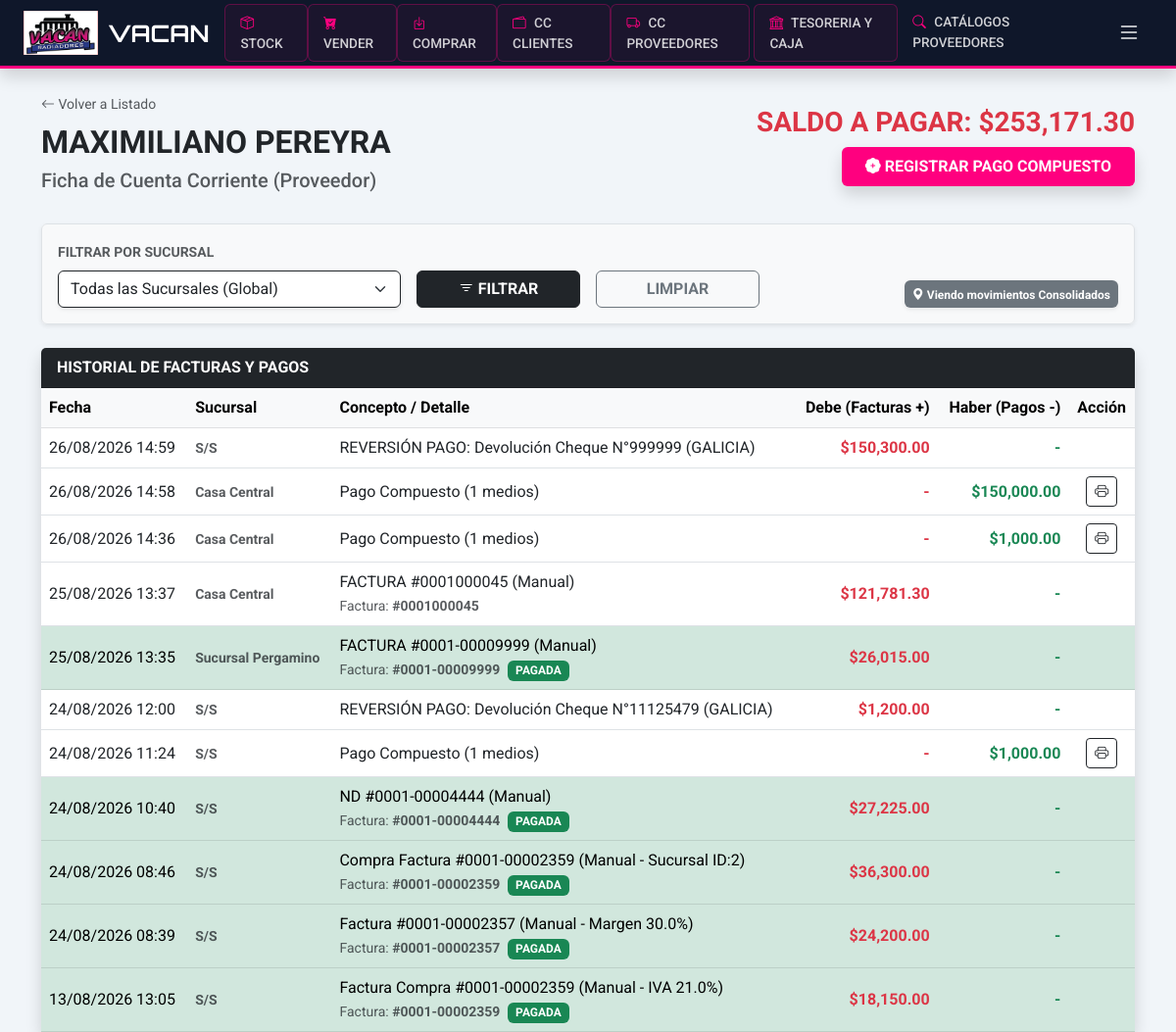
/admin/proveedores/detalle/2 (signed in), run on the app's committed database.
### app/models.py (models this page shows, shortened)
class Proveedor(db.Model):
    id = db.Column(db.Integer, primary_key=True)
    razon_social = db.Column(db.String(150), nullable=False)
    cuit = db.Column(db.String(20), unique=True)
    condicion_iva = db.Column(db.String(50))
    direccion = db.Column(db.String(200))
    telefono = db.Column(db.String(50))
    iibb = db.Column(db.String(50))
    activo = db.Column(db.Boolean, default=True)
    compras = db.relationship('Compra', back_populates='proveedor')
    movimientos_p = db.relationship('MovimientoCtaCteProveedor', back_populates='proveedor')

class Usuario(UserMixin, db.Model):
    id = db.Column(db.Integer, primary_key=True)
    username = db.Column(db.String(80), unique=True, nullable=False)
    password_hash = db.Column(db.String(200))
    rol = db.Column(db.String(20), default='vendedor')
    activo = db.Column(db.Boolean, default=True)
    sucursal_id = db.Column(db.Integer, db.ForeignKey('sucursal.id'))
    sucursal = db.relationship('Sucursal', back_populates='usuarios')
    ventas = db.relationship('Venta', back_populates='usuario')
    ajustes_precios = db.relationship('HistorialPrecio', back_populates='usuario')
    cierres_realizados = db.relationship('CierreCaja', back_populates='usuario_rel')

class MovimientoCtaCteProveedor(db.Model):
    id = db.Column(db.Integer, primary_key=True)
    proveedor_id = db.Column(db.Integer, db.ForeignKey('proveedor.id'), nullable=False)
    compra_id = db.Column(db.Integer, db.ForeignKey('compra.id'), nullable=True)
    sucursal_id = db.Column(db.Integer, db.ForeignKey('sucursal.id'), nullable=True)
    fecha = db.Column(db.DateTime, default=get_argentina_time)
    monto = db.Column(db.Float, nullable=False)
    descripcion = db.Column(db.String(200))
    referencia = db.Column(db.String(50))
    tipo = db.Column(db.String(20), default='COMPRA') # 'COMPRA', 'PAGO', 'NC', 'ND'
    pago_prov_id = db.Column(db.Integer, db.ForeignKey('movimiento_cta_cte_proveedor.id'), nullable=True)
    sucursal = db.relationship('Sucursal')
    proveedor = db.relationship('Proveedor', back_populates='movimientos_p')
    compra = db.relationship('Compra', back_populates='movimiento_cta')
    detalles_pago = db.relationship('MovimientoFinanciero', back_populates='pago_maestro')
    cheques_pago = db.relationship('Cheque', back_populates='pago_maestro')

class Sucursal(db.Model):
    id = db.Column(db.Integer, primary_key=True)
    nombre = db.Column(db.String(100), nullable=False)
    cuit = db.Column(db.String(20))
    direccion = db.Column(db.String(200))
    localidad = db.Column(db.String(100))
    provincia = db.Column(db.String(100))
    celular = db.Column(db.String(20))
    celular_alternativo = db.Column(db.String(20))
    activo = db.Column(db.Boolean, default=True)
    empresa_id = db.Column(db.Integer, db.ForeignKey('empresa.id'))
    empresa = db.relationship('Empresa', back_populates='sucursales')
    usuarios = db.relationship('Usuario', back_populates='sucursal')
    ventas = db.relationship('Venta', back_populates='sucursal')
    stock_items = db.relationship('Repuesto', back_populates='sucursal') # Nombre único para stock
    cajas = db.relationship('Caja', back_populates='sucursal')

class Compra(db.Model):
    id = db.Column(db.Integer, primary_key=True)
    fecha = db.Column(db.DateTime, default=get_argentina_time)
    tipo_comprobante = db.Column(db.String(20), default='FACTURA') # 'FACTURA', 'NC', 'ND'
    nro_factura = db.Column(db.String(50))
    subtotal = db.Column(db.Float, default=0.0)
    iva_porcentaje = db.Column(db.Float, default=21.0) # 21%, 10.5%, etc.
    impuestos_monto = db.Column(db.Float, default=0.0) # Percepciones IIBB, Gananc
    total = db.Column(db.Float, nullable=False)
    plazo_pago = db.Column(db.Integer, default=30)
    margen_sugerido = db.Column(db.Float, default=30.0) # Porcentaje (ej: 35.5)
    total_pagado = db.Column(db.Float, default=0.0)
    esta_pagada = db.Column(db.Boolean, default=False)
    proveedor_id = db.Column(db.Integer, db.ForeignKey('proveedor.id'), nullable=False)
    proveedor = db.relationship('Proveedor', back_populates='compras')
    detalles = db.relationship('DetalleCompra', back_populates='compra', cascade="all, delete-orphan")
    movimiento_cta = db.relationship('MovimientoCtaCteProveedor', back_populates='compra', uselist=False)

### app/routes/admin.py (the view)
@admin_bp.route('/proveedores/detalle/<int:id>')
@login_required
@roles_required('admin', 'superadmin')
def detalle_cta_cte_proveedor(id):
    proveedor = Proveedor.query.get_or_404(id)
    f_sucursal = request.args.get('sucursal_id', type=int)
    query_m = MovimientoCtaCteProveedor.query.filter_by(proveedor_id=id)
    if current_user.rol == 'admin':
        query_m = query_m.filter_by(sucursal_id=current_user.sucursal_id)
        f_sucursal = current_user.sucursal_id # Forzamos el ID para la lógica posterior
    elif f_sucursal:
        query_m = query_m.filter_by(sucursal_id=f_sucursal)
    movimientos = query_m.order_by(MovimientoCtaCteProveedor.fecha.desc()).all()
    saldo_actual = sum(m.monto for m in movimientos)
    sucursales = Sucursal.query.filter_by(activo=True).all()
    if f_sucursal:
        cajas = Caja.query.filter_by(sucursal_id=f_sucursal).all()
    else:
        cajas = sucursal_filter(Caja.query, Caja).all()
    cheques_en_cartera = Cheque.query.filter_by(estado='EN_CARTERA').all()
    return render_template('admin/proveedores_detalle.html',
                           proveedor=proveedor,
                           movimientos=movimientos,
                           saldo=saldo_actual,
                           cajas=cajas,
                           sucursales=sucursales,
                           f_sucursal=f_sucursal,
                           cheques_en_cartera=cheques_en_cartera)

### app/__init__.py (called while the page is built)
def create_app():
    app = Flask(__name__)
    app.config.from_object(Config)
    db.init_app(app)
    migrate.init_app(app, db, render_as_batch=True)
    login_manager.init_app(app)
    login_manager.login_view = 'auth.login'
    login_manager.login_message = "Por favor, inicia sesión para acceder al sistema Vacan."
    login_manager.login_message_category = "info"
    from .models import Usuario
    @login_manager.user_loader
    def load_user(user_id):
        return Usuario.query.get(int(user_id))
    from .routes.main import main_bp
    from .routes.inventory import inventory_bp
    from .routes.auth import auth_bp
    from .routes.admin import admin_bp
    app.register_blueprint(main_bp)
    app.register_blueprint(inventory_bp)
    app.register_blueprint(auth_bp)
    app.register_blueprint(admin_bp)
    return app

### app/utils/security.py (called while the page is built)
def roles_required(*roles):
    def decorator(f):
        @wraps(f)
        def decorated_function(*args, **kwargs):
            if not current_user.is_authenticated or current_user.rol not in roles:
                flash("No tienes permiso para acceder a esta sección.", "danger")
                return redirect(url_for('inventory.index'))
            return f(*args, **kwargs)
        return decorated_function
    return decorator

def sucursal_filter(query, model):
    if current_user.rol == 'admin':
        return query.filter(model.sucursal_id == current_user.sucursal_id)
    return query

### app/templates/admin/proveedores_detalle.html (shortened to what this page needs)
{% extends 'base.html' %}
{% block content %}
<div class="row mb-4 align-items-center">
    <div class="col-md-6">
        <a href="{{ url_for('admin.lista_saldos_proveedores') }}" class="text-decoration-none text-muted small"><i class="bi bi-arrow-left"></i> Volver a Listado</a>
        <h2 class="fw-bold text-dark mt-2">{{ proveedor.razon_social }}</h2>
        <h5 class="text-muted">Ficha de Cuenta Corriente (Proveedor)</h5>
    </div>
    <div class="col-md-6 text-md-end">
        <h3 class="fw-bold {{ 'text-danger' if saldo > 0 else 'text-success' }}">
            SALDO A PAGAR: ${{ "{:,.2f}".format(saldo) }}
        </h3>
        <button class="btn btn-pink fw-bold shadow px-4 py-2" data-bs-toggle="modal" data-bs-target="#modalPagoProv">
            <i class="bi bi-patch-plus-fill"></i> REGISTRAR PAGO COMPUESTO
        </button>
    </div>
</div>
<div class="card shadow-sm border-0 mb-4">
    <div class="card-body bg-light border rounded">
        <form method="GET" class="row g-3 align-items-end">
            <div class="col-md-4">
                <label class="form-label small fw-bold text-muted text-uppercase">Filtrar por Sucursal</label>
                <select name="sucursal_id" class="form-select border-dark shadow-sm" {% if current_user.rol == 'admin' %}disabled{% endif %}>
                    <option value="">Todas las Sucursales (Global)</option>
                </select>
            </div>
            <div class="col-md-2">
                <button type="submit" class="btn btn-dark w-100 fw-bold">
                    <i class="bi bi-filter"></i> FILTRAR
                </button>
            </div>
            <div class="col-md-2">
                <a href="{{ url_for('admin.detalle_cta_cte_proveedor', id=proveedor.id) }}" class="btn btn-outline-secondary w-100 fw-bold">
                    LIMPIAR
                </a>
            </div>
            <div class="col-md-4 text-md-end">
                <span class="badge {% if f_sucursal %}bg-pink{% else %}bg-secondary{% endif %} p-2 shadow-sm">
                    <i class="bi bi-geo-alt-fill"></i>
                    {% if f_sucursal %}
                        Viendo movimientos de Sucursal seleccionada
                    {% else %}
                        Viendo movimientos Consolidados
                    {% endif %}
                </span>
            </div>
        </form>
    </div>
</div>
<div class="card shadow border-0">
    <div class="card-header bg-dark text-white fw-bold">HISTORIAL DE FACTURAS Y PAGOS</div>
    <div class="card-body p-0">
        <div class="table-responsive">
            <table class="table table-hover align-middle mb-0">
                <thead class="table-light">
                    <tr>
                        <th>Fecha</th>
                        <th>Sucursal</th>
                        <th>Concepto / Detalle</th>
                        <th class="text-end">Debe (Facturas +)</th>
                        <th class="text-end">Haber (Pagos -)</th>
                        <th class="text-center">Acción</th>
                    </tr>
                </thead>
                <tbody>
                    {% for m in movimientos %}
                    <tr class="{% if m.monto > 0 and m.compra and m.compra.esta_pagada %} table-success {% endif %}">
                        <td>{{ m.fecha.strftime('%d/%m/%Y %H:%M') }}</td>
                        <td>
                            <span class="small text-muted fw-bold">{{ m.sucursal.nombre if m.sucursal else 'S/S' }}</span>
                        </td>
                        <td>
                            {{ m.descripcion }}
                            {% if m.monto > 0 and m.compra %}
                                <br><small class="text-muted">Factura: <strong>#{{ m.compra.nro_factura }}</strong></small>
                                {% if m.compra.esta_pagada %}
                                    <span class="badge bg-success ms-1">PAGADA</span>
                                {% elif m.compra.total_pagado > 0 %}
                                    <br><small class="text-primary fw-bold text-uppercase" style="font-size: 10px;">Abonado: ${{ "{:,.2f}".format(m.compra.total_pagado) }}</small>
                                {% endif %}
                            {% endif %}
                        </td>
                        <td class="text-end text-danger fw-bold">
                            {{ "${:,.2f}".format(m.monto) if m.monto > 0 else '-' }}
                        </td>
                        <td class="text-end text-success fw-bold">
                            {{ "${:,.2f}".format(m.monto|abs) if m.monto < 0 else '-' }}
                        </td>
                        <td class="text-center">
                            {% if m.monto < 0 %}
                            <a href="{{ url_for('admin.imprimir_pago_proveedor', movimiento_id=m.id) }}" target="_blank" class="btn btn-sm btn-outline-dark">
                                <i class="bi bi-printer"></i>
                            </a>
                            {% endif %}
                        </td>
                    </tr>
                    {% else %}
                    <tr><td colspan="6" class="text-center py-5 text-muted">No hay movimientos registrados con los filtros aplicados.</td></tr>
                    {% endfor %}
                </tbody>
            </table>
        </div>
    </div>
</div>
{% endblock %}

### app/templates/base.html (style rules this page uses)
:root { --vacan-blue: #0f172a; --vacan-pink: #ff007f; --vacan-dark-hover: #1e293b; }
body { background-color: #f1f5f9; font-family: 'Roboto', sans-serif; padding-top: 70px; }

### app/templates/admin/proveedores_detalle.html (style rules this page uses)
.btn-pink { background-color: var(--vacan-pink); color: white; border: none; }
.table-success { background-color: rgba(25, 135, 84, 0.1) !important; }

### data on the page
Proveedor: razon_social "MAXIMILIANO PEREYRA"
MovimientoCtaCteProveedor: fecha "26/08/2026 14:59", sucursal "S/S", descripcion "REVERSIÓN PAGO: Devolución Cheque N°999999 (GALICIA)", monto "$150,300.00", monto "-"
MovimientoCtaCteProveedor: fecha "26/08/2026 14:58", sucursal "Casa Central", descripcion "Pago Compuesto (1 medios)", monto "-", monto "$150,000.00"
MovimientoCtaCteProveedor: fecha "26/08/2026 14:36", sucursal "Casa Central", descripcion "Pago Compuesto (1 medios)", monto "-", monto "$1,000.00"
MovimientoCtaCteProveedor: fecha "25/08/2026 13:37", sucursal "Casa Central", descripcion "FACTURA #0001000045 (Manual)", compra.nro_factura "0001000045", monto "$121,781.30", monto "-"
MovimientoCtaCteProveedor: fecha "25/08/2026 13:35", sucursal "Sucursal Pergamino", descripcion "FACTURA #0001-00009999 (Manual)", compra.nro_factura "0001-00009999", shows "PAGADA", monto "$26,015.00", monto "-"
MovimientoCtaCteProveedor: fecha "24/08/2026 12:00", sucursal "S/S", descripcion "REVERSIÓN PAGO: Devolución Cheque N°11125479 (GALICIA)", monto "$1,200.00", monto "-"
MovimientoCtaCteProveedor: fecha "24/08/2026 11:24", sucursal "S/S", descripcion "Pago Compuesto (1 medios)", monto "-", monto "$1,000.00"
MovimientoCtaCteProveedor: fecha "24/08/2026 10:40", sucursal "S/S", descripcion "ND #0001-00004444 (Manual)", compra.nro_factura "0001-00004444", shows "PAGADA", monto "$27,225.00", monto "-"
MovimientoCtaCteProveedor: fecha "24/08/2026 08:46", sucursal "S/S", descripcion "Compra Factura #0001-00002359 (Manual - Sucursal ID:2)", compra.nro_factura "0001-00002359", shows "PAGADA", monto "$36,300.00", monto "-"
MovimientoCtaCteProveedor: fecha "24/08/2026 08:39", sucursal "S/S", descripcion "Factura #0001-00002357 (Manual - Margen 30.0%)", compra.nro_factura "0001-00002357", shows "PAGADA", monto "$24,200.00", monto "-"
MovimientoCtaCteProveedor: fecha "13/08/2026 13:05", sucursal "S/S", descripcion "Factura Compra #0001-00002359 (Manual - IVA 21.0%)", compra.nro_factura "0001-00002359", shows "PAGADA", monto "$18,150.00", monto "-"

### other printed values
{{ "{:,.2f}".format(saldo) }} "253,171.30"
